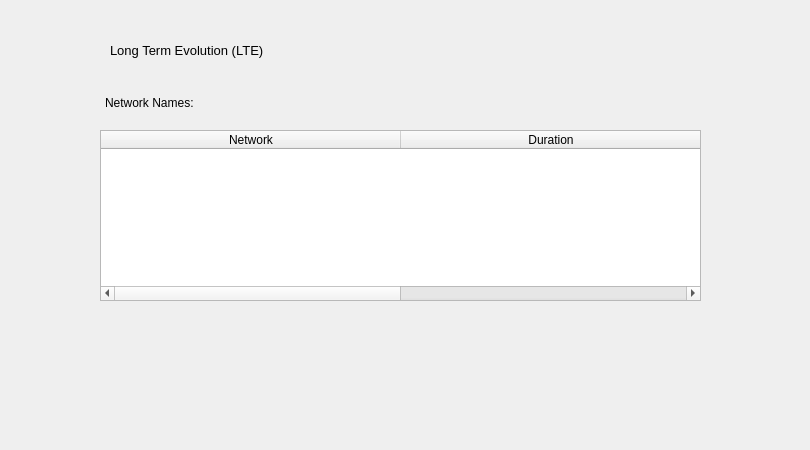
    <widget class="QWidget" name="network">
     <property name="enabled">
      <bool>true</bool>
     </property>
     <property name="cursor">
      <cursorShape>ArrowCursor</cursorShape>
     </property>
     <property name="focusPolicy">
      <enum>Qt::TabFocus</enum>
     </property>
     <attribute name="icon">
      <iconset resource="umobile.qrc">
       <normaloff>:/network-unselected</normaloff>
       <normalon>:/network-selected</normalon>:/network-unselected</iconset>
     </attribute>
     <attribute name="title">
      <string>&amp;Network</string>
     </attribute>
     <widget class="QLabel" name="baseStationLogo">
      <property name="geometry">
       <rect>
        <x>30</x>
        <y>30</y>
        <width>26</width>
        <height>34</height>
       </rect>
      </property>
      <property name="text">
       <string/>
      </property>
      <property name="pixmap">
       <pixmap resource="umobile.qrc">:/wi-fi-icon</pixmap>
      </property>
      <property name="scaledContents">
       <bool>true</bool>
      </property>
     </widget>
     <widget class="QPushButton" name="searchButton">
      <property name="geometry">
       <rect>
        <x>680</x>
        <y>10</y>
        <width>40</width>
        <height>35</height>
       </rect>
      </property>
      <property name="styleSheet">
       <string notr="true">border-top-left-radius: 8px;
border-top-right-radius: 8px;
border-bottom-left-radius: 8px;
border-bottom-right-radius: 8px;
</string>
      </property>
      <property name="text">
       <string/>
      </property>
      <property name="icon">
       <iconset>
        <normalon>:/search-icon</normalon>
       </iconset>
      </property>
      <property name="iconSize">
       <size>
        <width>40</width>
        <height>35</height>
       </size>
      </property>
     </widget>
     <widget class="QLabel" name="lteLabel">
      <property name="geometry">
       <rect>
        <x>110</x>
        <y>35</y>
        <width>171</width>
        <height>31</height>
       </rect>
      </property>
      <property name="font">
       <font>
        <pointsize>10</pointsize>
       </font>
      </property>
      <property name="styleSheet">
       <string notr="true"/>
      </property>
      <property name="text">
       <string>Long Term Evolution (LTE)</string>
      </property>
      <property name="scaledContents">
       <bool>true</bool>
      </property>
     </widget>
     <widget class="QLabel" name="net_bg">
      <property name="geometry">
       <rect>
        <x>0</x>
        <y>0</y>
        <width>801</width>
        <height>441</height>
       </rect>
      </property>
      <property name="styleSheet">
       <string notr="true"/>
      </property>
      <property name="text">
       <string/>
      </property>
     </widget>
     <widget class="QLabel" name="label_11">
      <property name="geometry">
       <rect>
        <x>0</x>
        <y>380</y>
        <width>801</width>
        <height>41</height>
       </rect>
      </property>
      <property name="styleSheet">
       <string notr="true"/>
      </property>
      <property name="text">
       <string/>
      </property>
     </widget>
     <widget class="QLabel" name="label_18">
      <property name="geometry">
       <rect>
        <x>105</x>
        <y>93</y>
        <width>100</width>
        <height>20</height>
       </rect>
      </property>
      <property name="styleSheet">
       <string notr="true"/>
      </property>
      <property name="text">
       <string>Network Names:</string>
      </property>
     </widget>
     <widget class="QTableWidget" name="apntableWidget">
      <property name="geometry">
       <rect>
        <x>100</x>
        <y>130</y>
        <width>601</width>
        <height>171</height>
       </rect>
      </property>
      <property name="editTriggers">
       <set>QAbstractItemView::NoEditTriggers</set>
      </property>
      <property name="selectionBehavior">
       <enum>QAbstractItemView::SelectRows</enum>
      </property>
      <property name="showGrid">
       <bool>false</bool>
      </property>
      <property name="rowCount">
       <number>1</number>
      </property>
      <attribute name="horizontalHeaderDefaultSectionSize">
       <number>300</number>
      </attribute>
      <attribute name="horizontalHeaderMinimumSectionSize">
       <number>30</number>
      </attribute>
      <attribute name="verticalHeaderVisible">
       <bool>false</bool>
      </attribute>
      <attribute name="verticalHeaderCascadingSectionResizes">
       <bool>true</bool>
      </attribute>
      <attribute name="verticalHeaderDefaultSectionSize">
       <number>300</number>
      </attribute>
      <attribute name="verticalHeaderMinimumSectionSize">
       <number>60</number>
      </attribute>
      <attribute name="verticalHeaderShowSortIndicator" stdset="0">
       <bool>true</bool>
      </attribute>
      <attribute name="verticalHeaderStretchLastSection">
       <bool>true</bool>
      </attribute>
      <row>
       <property name="text">
        <string/>
       </property>
      </row>
      <column>
       <property name="text">
        <string>Network</string>
       </property>
      </column>
      <column>
       <property name="text">
        <string>Duration</string>
       </property>
      </column>
     </widget>
     <zorder>net_bg</zorder>
     <zorder>baseStationLogo</zorder>
     <zorder>searchButton</zorder>
     <zorder>lteLabel</zorder>
     <zorder>label_11</zorder>
     <zorder>label_18</zorder>
     <zorder>apntableWidget</zorder>
    </widget>
